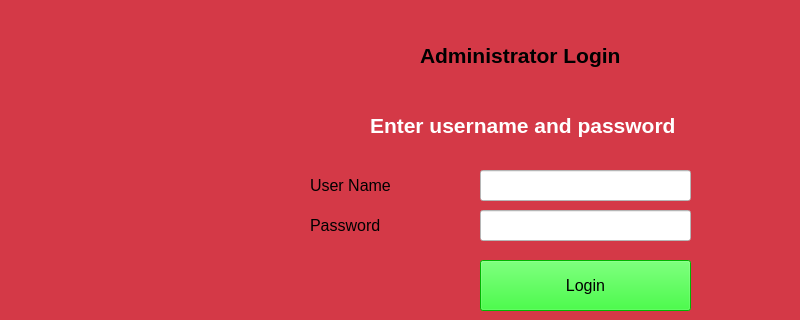
    <widget class="QWidget" name="tab_3">
     <property name="styleSheet">
      <string notr="true">background-color :#d43947


</string>
     </property>
     <attribute name="title">
      <string>login</string>
     </attribute>
     <widget class="QLabel" name="l01">
      <property name="geometry">
       <rect>
        <x>370</x>
        <y>110</y>
        <width>421</width>
        <height>31</height>
       </rect>
      </property>
      <property name="font">
       <font>
        <pointsize>16</pointsize>
        <weight>75</weight>
        <bold>true</bold>
       </font>
      </property>
      <property name="styleSheet">
       <string notr="true">color : rgb(255,255,255);</string>
      </property>
      <property name="text">
       <string>Enter username and password</string>
      </property>
     </widget>
     <widget class="QLabel" name="label_22">
      <property name="geometry">
       <rect>
        <x>420</x>
        <y>40</y>
        <width>271</width>
        <height>31</height>
       </rect>
      </property>
      <property name="font">
       <font>
        <pointsize>16</pointsize>
        <weight>75</weight>
        <bold>true</bold>
       </font>
      </property>
      <property name="text">
       <string>Administrator Login</string>
      </property>
     </widget>
     <widget class="QLineEdit" name="tb02">
      <property name="geometry">
       <rect>
        <x>480</x>
        <y>210</y>
        <width>211</width>
        <height>31</height>
       </rect>
      </property>
      <property name="font">
       <font>
        <pointsize>12</pointsize>
       </font>
      </property>
      <property name="styleSheet">
       <string notr="true">background-color: rgb(255, 255, 255);</string>
      </property>
      <property name="text">
       <string/>
      </property>
      <property name="echoMode">
       <enum>QLineEdit::Password</enum>
      </property>
     </widget>
     <widget class="QPushButton" name="b01">
      <property name="geometry">
       <rect>
        <x>480</x>
        <y>260</y>
        <width>211</width>
        <height>51</height>
       </rect>
      </property>
      <property name="font">
       <font>
        <pointsize>12</pointsize>
       </font>
      </property>
      <property name="styleSheet">
       <string notr="true">background-color: rgb(0, 255, 0);</string>
      </property>
      <property name="text">
       <string>Login</string>
      </property>
     </widget>
     <widget class="QLabel" name="label_23">
      <property name="geometry">
       <rect>
        <x>310</x>
        <y>170</y>
        <width>151</width>
        <height>31</height>
       </rect>
      </property>
      <property name="font">
       <font>
        <pointsize>12</pointsize>
       </font>
      </property>
      <property name="text">
       <string>User Name</string>
      </property>
     </widget>
     <widget class="QLabel" name="label_24">
      <property name="geometry">
       <rect>
        <x>310</x>
        <y>210</y>
        <width>161</width>
        <height>31</height>
       </rect>
      </property>
      <property name="font">
       <font>
        <pointsize>12</pointsize>
       </font>
      </property>
      <property name="text">
       <string>Password</string>
      </property>
     </widget>
     <widget class="QLineEdit" name="tb01">
      <property name="geometry">
       <rect>
        <x>480</x>
        <y>170</y>
        <width>211</width>
        <height>31</height>
       </rect>
      </property>
      <property name="font">
       <font>
        <pointsize>12</pointsize>
       </font>
      </property>
      <property name="styleSheet">
       <string notr="true">background-color: rgb(255, 255, 255);

color : rgb(0,0,0);
</string>
      </property>
      <property name="text">
       <string/>
      </property>
     </widget>
     <widget class="QLabel" name="label_66">
      <property name="geometry">
       <rect>
        <x>130</x>
        <y>160</y>
        <width>101</width>
        <height>81</height>
       </rect>
      </property>
      <property name="text">
       <string/>
      </property>
      <property name="pixmap">
       <pixmap>login.png</pixmap>
      </property>
     </widget>
    </widget>
